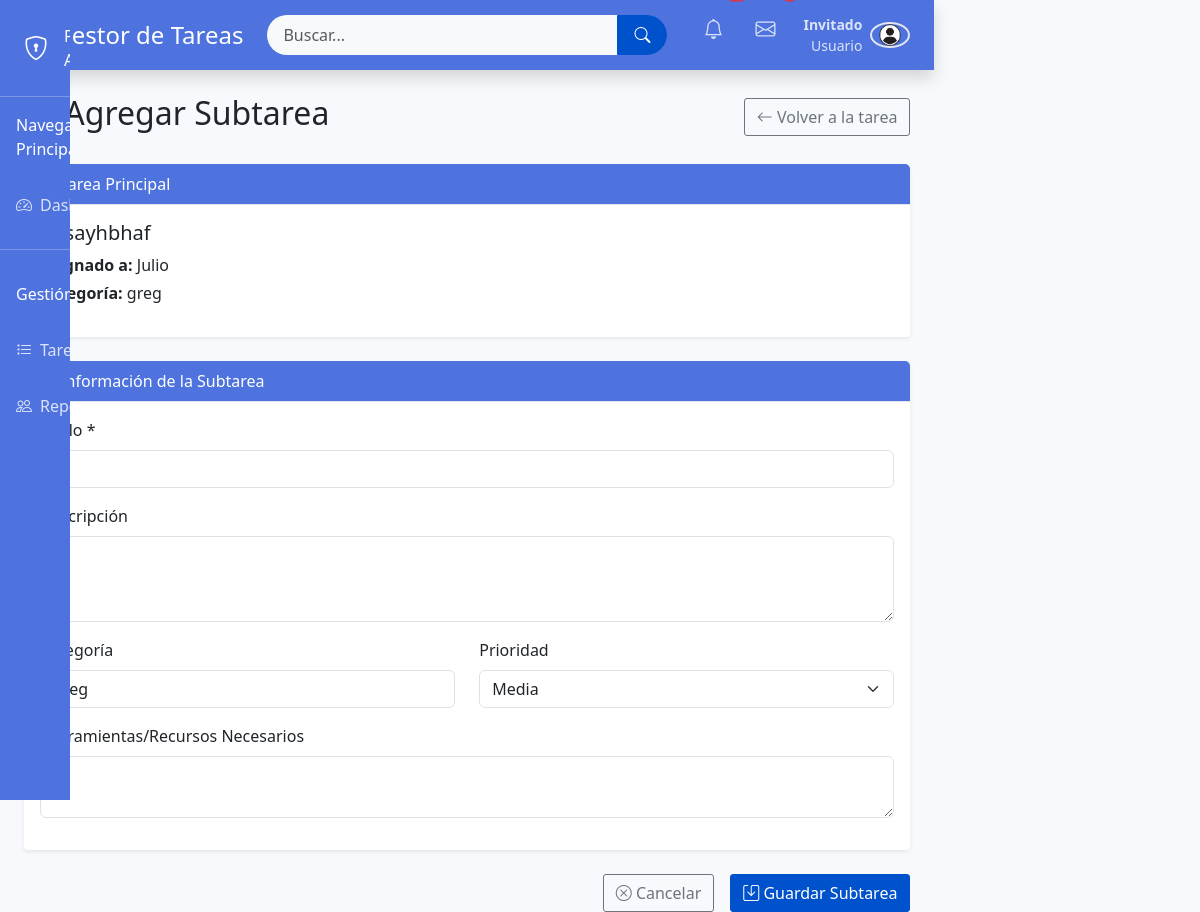
/agregar_subtarea.php?id=27, run on the app's committed database.
### tables this page shows
CREATE TABLE `tareas` (
  `id_tarea` int(11) NOT NULL,
  `id_usuario` int(11) NOT NULL,
  `id_usuario_asignado` int(11) NOT NULL,
  `titulo` varchar(255) NOT NULL,
  `categoria` text NOT NULL,
  `descripcion` text,
  `herramientas` text,
  `id_estatus` int(11) NOT NULL,
  `fecha_creacion` datetime DEFAULT CURRENT_TIMESTAMP,
  `fecha_actualizacion` datetime DEFAULT NULL ON UPDATE CURRENT_TIMESTAMP,
  `fecha_finalizacion` datetime DEFAULT NULL,
  `prioridad` varchar(255) NOT NULL,
  `id_tarea_padre` int(11) DEFAULT NULL
);

CREATE TABLE `usuarios` (
  `id_usuario` int(11) NOT NULL,
  `nombre` varchar(100) NOT NULL,
  `usuario` varchar(50) NOT NULL,
  `contraseña` varchar(255) NOT NULL,
  `email` varchar(255) NOT NULL,
  `telefono` int(11) NOT NULL,
  `id_departamento` int(11) DEFAULT NULL,
  `id_cargo` int(11) DEFAULT NULL,
  `id_rol` int(11) DEFAULT NULL,
  `fecha_registro` datetime DEFAULT CURRENT_TIMESTAMP,
  `ultimo_acceso` datetime DEFAULT NULL
);

### agregar_subtarea.php (the view, shortened to what this page needs)
<?php
require_once 'config.php';
$id_tarea_padre = intval($_GET['id']);
$query = $conexion->prepare("
    SELECT t.*, u.nombre as asignado
    FROM tareas t
    JOIN usuarios u ON t.id_usuario_asignado = u.id_usuario
    WHERE t.id_tarea = ?
");
$query->bind_param("i", $id_tarea_padre);
$query->execute();
$resultado = $query->get_result();
$tarea_padre = $resultado->fetch_assoc();
include 'header.php';
?>
<div class="container mt-4">
    <div class="d-flex justify-content-between align-items-center mb-4">
        <h2><i class="bi bi-bookmark-plus"></i> Agregar Subtarea</h2>
        <a href="ver.php?id=<?= $id_tarea_padre ?>" class="btn btn-outline-secondary">
            <i class="bi bi-arrow-left"></i> Volver a la tarea
        </a>
    </div>
    <div class="card shadow-sm mb-4">
        <div class="card-header bg-primary text-white">
            <i class="bi bi-info-circle"></i> Tarea Principal
        </div>
        <div class="card-body">
            <h5><?= htmlspecialchars($tarea_padre['titulo']) ?></h5>
            <p class="mb-1"><strong>Asignado a:</strong> <?= htmlspecialchars($tarea_padre['asignado']) ?></p>
            <p><strong>Categoría:</strong> <?= htmlspecialchars($tarea_padre['categoria']) ?></p>
        </div>
    </div>
    <form method="post" class="needs-validation" novalidate>
        <div class="card shadow-sm mb-4">
            <div class="card-header bg-primary text-white">
                <i class="bi bi-card-heading"></i> Información de la Subtarea
            </div>
            <div class="card-body">
                <div class="mb-3">
                    <label for="titulo" class="form-label">Título *</label>
                    <input type="text" class="form-control" id="titulo" name="titulo" required>
                </div>
                <div class="mb-3">
                    <label for="descripcion" class="form-label">Descripción</label>
                    <textarea class="form-control" id="descripcion" name="descripcion" rows="3"></textarea>
                </div>
                <div class="row">
                    <div class="col-md-6 mb-3">
                        <label for="categoria" class="form-label">Categoría</label>
                        <input type="text" class="form-control" id="categoria" name="categoria"
                               value="<?= htmlspecialchars($tarea_padre['categoria'] ?? '') ?>">
                    </div>
                    <div class="col-md-6 mb-3">
                        <label for="prioridad" class="form-label">Prioridad</label>
                        <select class="form-select" id="prioridad" name="prioridad">
                            <option value="media" selected>Media</option>
                        </select>
                    </div>
                </div>
                <div class="mb-3">
                    <label for="herramientas" class="form-label">Herramientas/Recursos Necesarios</label>
                    <textarea class="form-control" id="herramientas" name="herramientas" rows="2"></textarea>
                </div>
            </div>
        </div>
        <div class="d-grid gap-2 d-md-flex justify-content-md-end">
            <a href="ver.php?id=<?= $id_tarea_padre ?>" class="btn btn-outline-secondary me-md-2">
                <i class="bi bi-x-circle"></i> Cancelar
            </a>
            <button type="submit" class="btn btn-primary">
                <i class="bi bi-save"></i> Guardar Subtarea
            </button>
        </div>
    </form>
</div>
<?php include 'footer.php'; ?>

### admin.css (style rules this page uses)
body { background-color: #f8f9fc; overflow-x: hidden; }
.card { border: none; border-radius: 0.35rem; box-shadow: 0 0.15rem 1.75rem 0 rgba(58, 59, 69, 0.15); }
.card-header { background-color: #f8f9fc; border-bottom: 1px solid #e3e6f0; }
.bg-primary { background-color: #4e73df !important; }
.card-header.bg-primary { background-color: #4e73df !important; }
.btn { border-radius: 3px; font-weight: 500; }
.btn-primary { background-color: #0052cc; border-color: #0052cc; }
.card { border-radius: 4px; box-shadow: 0 1px 2px rgba(9, 30, 66, 0.25); }

### data on the page
tareas: titulo "gdsayhbhaf", id_usuario_asignado.nombre "Julio", categoria "greg"

### other printed values
$nombreUsuario "Invitado"
